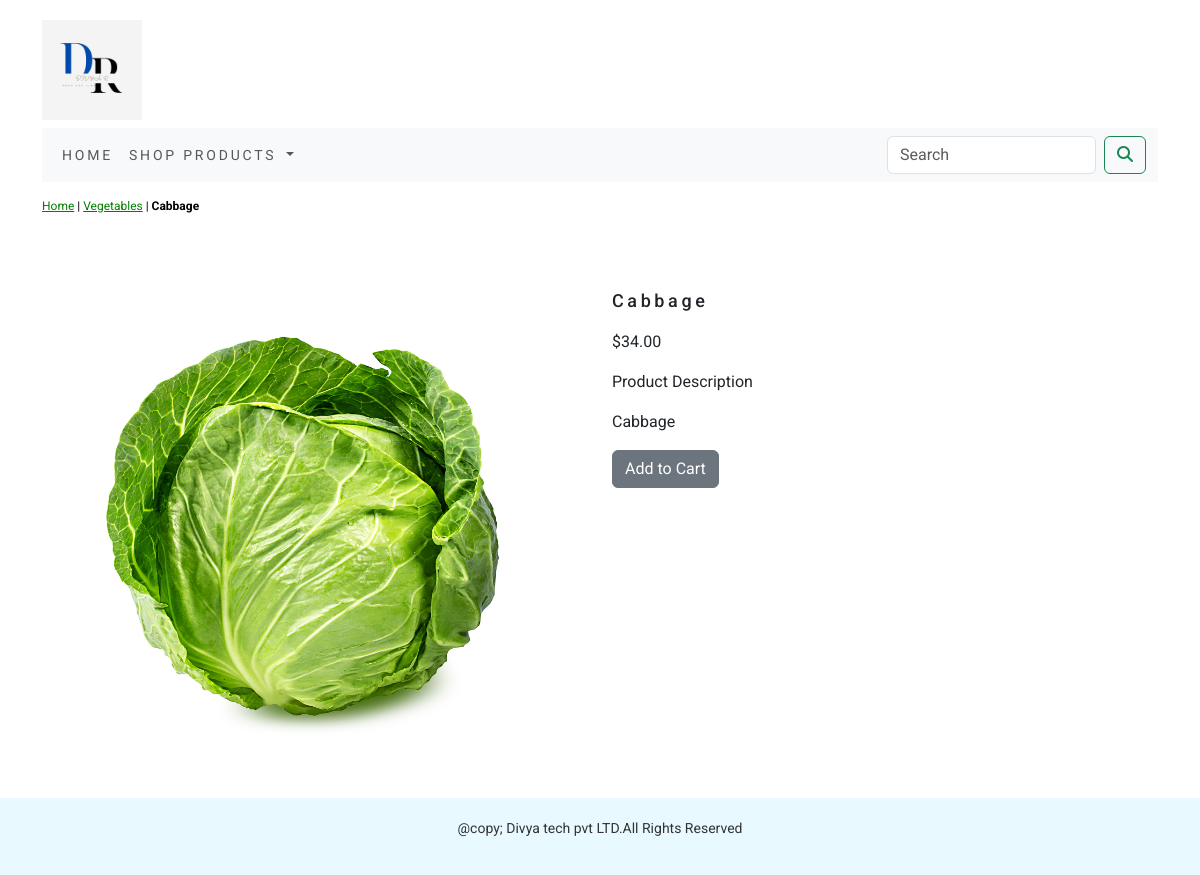
The app's page /shop/vegetables/cabbage/ with its own data.
### eshop/models.py (models this page shows, shortened)
class Product(models.Model):
    name = models.CharField(max_length=250, unique=True)
    slug = models.SlugField(max_length=250, unique=True)
    description = models.TextField(blank=True)
    price = models.DecimalField(max_digits=10, decimal_places=2)
    category = models.ForeignKey(Category, on_delete=models.CASCADE)
    image = models.ImageField(upload_to="product", blank=True)
    stock = models.IntegerField()
    available = models.BooleanField(default=True)
    created = models.DateTimeField(auto_now_add=True)
    updated = models.DateTimeField(auto_now=True)
    class Meta:
        ordering = ('name',)
        verbose_name = 'product'
        verbose_name_plural = 'products'

class Category(models.Model):
    name = models.CharField(max_length=250, unique=True)
    slug = models.SlugField(max_length=250, unique=True)
    description = models.TextField(blank=True)
    image = models.ImageField(upload_to="category", blank=True)
    class Meta:
        ordering = ('name',)
        verbose_name = 'category'
        verbose_name_plural = 'categories'
    def get_url(self):
        return reverse('eshop:products_by_category', args={self.slug})
    def __str__(self):
        return '{}'.format(self.name)

### eshop/views.py (the view)
# urls.py: path('<slug:c_slug>/<slug:product_slug>/', views.productDetail, name='prodCatdetail'),
def productDetail(request,c_slug,product_slug):
    try:
        product=Product.objects.get(category__slug=c_slug,slug=product_slug)
    except Exception as e:
        raise e
    return render(request,'product.html',{'product':product})

### cart/context_processors.py (called while the page is built)
def counter(request):
    item_count=0
    if 'admin' in request.path:
        return {}
    else:
        try:
            cart=Cart.objects.filter(cart_id=_cart_id(request))
            cart_items=CartItem.objects.all().filter(cart=cart[:1])
            for cart_item in cart_items:
                item_count += cart_item.quantity
        except Cart.DoesNotExist:
            item_count=0
    return dict(item_count=item_count)

### cart/views.py (called while the page is built)
def _cart_id(request):
    cart=request.session.session_key
    if not cart:
        cart=request.session.create()
    return cart

### eshop/context_processors.py (called while the page is built)
def menu_links(request):
    links = Category.objects.all()
    return dict(links=links)

### templates/product.html (shortened to what this page needs)
{% extends 'base.html' %}
{% load static %}
{% block content %}
    <div class="row productDetail">
        <div class="mx_auto">
            <p>
                <a href="{% url 'eshop:allProdCat' %}">Home</a> |
                <a href="{{product.category.get_url}}">{{product.category}}</a> | <b>{{product.name}}</b>
            </p>
        </div>
    </div>
<div class="container">
    <br/>
    <div class="row">
        <div class="col-12 col-sm-12 col-md-12 col-lg-6 text-center">
            <div style="min-width:18rem;max-width:300px">
                <img src="{{product.image.url}}" alt={{product.name}} style="min-width:18rem;max-width:500px">
            </div>
        </div>
        <div class="col-12 col-sm-12 col-md-12 col-lg-6">
            <h1 class="product_title">{{product.name}}</h1>
            <p>${{product.price}}</p>
            <p class="product_description_title">Product Description</p>
            <p class="text-justify product_description">{{product.description}}</p>
            {% if product.stock <= 0 %}
            <p class="text-justify product_description"><b>Out Of Stock</b></p>
            {% else %}
            <a class="btn btn-secondary" href="{% url 'cart:add_cart' product.id %}">Add to Cart</a>
            {% endif %}
        </div>
    </div>
</div>
{% endblock %}

### static/css/custom.css (style rules this page uses)
body { font-family:'Roboto',sans-serif; }
.mx_auto a { color:green; }
.productDetail { padding-top:15px; padding-bottom:20px; }
.productDetail .mx_auto { color:#000; font-size:12px; text-decoration:none; }
.product_title { font-size:18px; font-weight:500px; text_transform:uppercase; letter-spacing:.2em; padding-top:15px; padding-bottom:10px; }
.product_description { padding-right:20px; }

### templates/base.html (style rules this page uses)
body { display: flex; flex-direction: column; min-height: 100vh; margin: 0; }

### records on screen
Product: category "Vegetables", name "Cabbage", image (picture), price "34.00", description "Cabbage"
